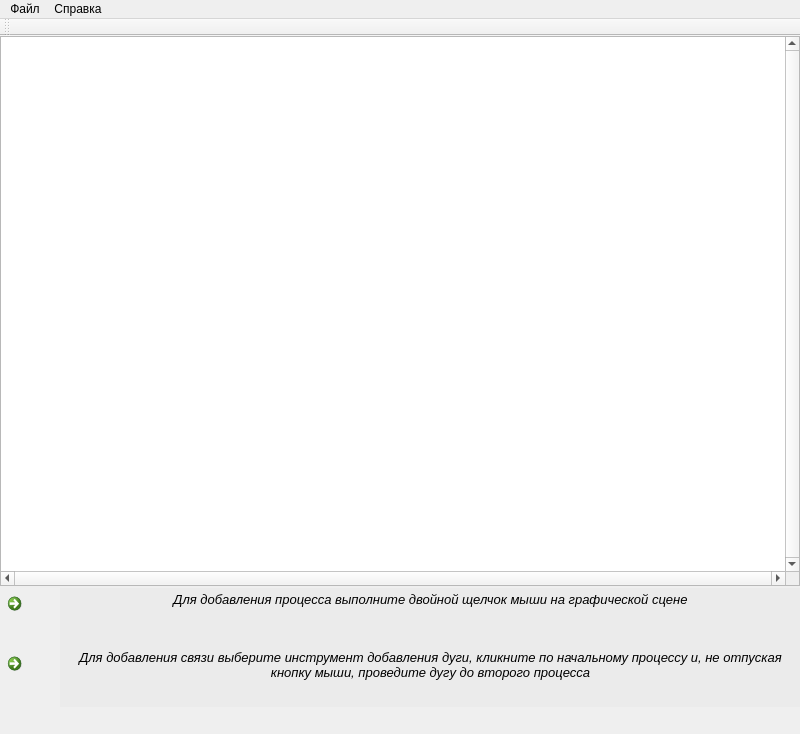
<?xml version="1.0" encoding="UTF-8"?>
<ui version="4.0">
 <class>MainWindow</class>
 <widget class="QMainWindow" name="MainWindow">
  <property name="geometry">
   <rect>
    <x>0</x>
    <y>0</y>
    <width>800</width>
    <height>734</height>
   </rect>
  </property>
  <property name="sizePolicy">
   <sizepolicy hsizetype="Fixed" vsizetype="Fixed">
    <horstretch>0</horstretch>
    <verstretch>0</verstretch>
   </sizepolicy>
  </property>
  <property name="minimumSize">
   <size>
    <width>800</width>
    <height>734</height>
   </size>
  </property>
  <property name="maximumSize">
   <size>
    <width>800</width>
    <height>734</height>
   </size>
  </property>
  <property name="baseSize">
   <size>
    <width>800</width>
    <height>600</height>
   </size>
  </property>
  <property name="windowTitle">
   <string>Диспетчер распараллеливания процессов</string>
  </property>
  <property name="windowIcon">
   <iconset resource="resource.qrc">
    <normaloff>:/images/icon.png</normaloff>:/images/icon.png</iconset>
  </property>
  <widget class="QWidget" name="centralWidget">
   <widget class="QGraphicsView" name="graphicsView">
    <property name="geometry">
     <rect>
      <x>0</x>
      <y>0</y>
      <width>800</width>
      <height>550</height>
     </rect>
    </property>
    <property name="sizePolicy">
     <sizepolicy hsizetype="Expanding" vsizetype="Expanding">
      <horstretch>0</horstretch>
      <verstretch>0</verstretch>
     </sizepolicy>
    </property>
    <property name="mouseTracking">
     <bool>false</bool>
    </property>
    <property name="frameShape">
     <enum>QFrame::StyledPanel</enum>
    </property>
    <property name="verticalScrollBarPolicy">
     <enum>Qt::ScrollBarAlwaysOn</enum>
    </property>
    <property name="horizontalScrollBarPolicy">
     <enum>Qt::ScrollBarAlwaysOn</enum>
    </property>
    <property name="resizeAnchor">
     <enum>QGraphicsView::AnchorViewCenter</enum>
    </property>
   </widget>
   <widget class="QCommandLinkButton" name="commandLinkButton">
    <property name="enabled">
     <bool>true</bool>
    </property>
    <property name="geometry">
     <rect>
      <x>0</x>
      <y>550</y>
      <width>61</width>
      <height>61</height>
     </rect>
    </property>
    <property name="text">
     <string/>
    </property>
    <property name="icon">
     <iconset resource="resource.qrc">
      <normaloff>:/images/mousedbl.png</normaloff>:/images/mousedbl.png</iconset>
    </property>
    <property name="iconSize">
     <size>
      <width>50</width>
      <height>50</height>
     </size>
    </property>
   </widget>
   <widget class="QCommandLinkButton" name="commandLinkButton_2">
    <property name="geometry">
     <rect>
      <x>0</x>
      <y>610</y>
      <width>61</width>
      <height>61</height>
     </rect>
    </property>
    <property name="maximumSize">
     <size>
      <width>800</width>
      <height>16777215</height>
     </size>
    </property>
    <property name="text">
     <string/>
    </property>
    <property name="icon">
     <iconset resource="resource.qrc">
      <normaloff>:/images/mousemove.png</normaloff>:/images/mousemove.png</iconset>
    </property>
    <property name="iconSize">
     <size>
      <width>50</width>
      <height>50</height>
     </size>
    </property>
   </widget>
   <widget class="QTextEdit" name="textEdit">
    <property name="enabled">
     <bool>true</bool>
    </property>
    <property name="geometry">
     <rect>
      <x>60</x>
      <y>610</y>
      <width>741</width>
      <height>61</height>
     </rect>
    </property>
    <property name="styleSheet">
     <string notr="true">background-color: rgb(235, 235, 235);</string>
    </property>
    <property name="frameShape">
     <enum>QFrame::NoFrame</enum>
    </property>
    <property name="frameShadow">
     <enum>QFrame::Plain</enum>
    </property>
    <property name="undoRedoEnabled">
     <bool>false</bool>
    </property>
    <property name="html">
     <string>&lt;!DOCTYPE HTML PUBLIC &quot;-//W3C//DTD HTML 4.0//EN&quot; &quot;http://www.w3.org/TR/REC-html40/strict.dtd&quot;&gt;
&lt;html&gt;&lt;head&gt;&lt;meta name=&quot;qrichtext&quot; content=&quot;1&quot; /&gt;&lt;style type=&quot;text/css&quot;&gt;
p, li { white-space: pre-wrap; }
&lt;/style&gt;&lt;/head&gt;&lt;body style=&quot; font-family:'MS Shell Dlg 2'; font-size:8.25pt; font-weight:400; font-style:normal;&quot;&gt;
&lt;p align=&quot;center&quot; style=&quot; margin-top:0px; margin-bottom:0px; margin-left:0px; margin-right:0px; -qt-block-indent:0; text-indent:0px;&quot;&gt;&lt;span style=&quot; font-size:10pt; font-style:italic;&quot;&gt;Для добавления связи выберите инструмент добавления дуги, кликните по начальному процессу и, не отпуская кнопку мыши, проведите дугу до второго процесса&lt;/span&gt;&lt;/p&gt;&lt;/body&gt;&lt;/html&gt;</string>
    </property>
    <property name="acceptRichText">
     <bool>false</bool>
    </property>
    <property name="cursorWidth">
     <number>0</number>
    </property>
    <property name="textInteractionFlags">
     <set>Qt::NoTextInteraction</set>
    </property>
   </widget>
   <widget class="QTextEdit" name="textEdit_2">
    <property name="enabled">
     <bool>true</bool>
    </property>
    <property name="geometry">
     <rect>
      <x>60</x>
      <y>552</y>
      <width>741</width>
      <height>61</height>
     </rect>
    </property>
    <property name="styleSheet">
     <string notr="true">background-color: rgb(235, 235, 235);</string>
    </property>
    <property name="frameShape">
     <enum>QFrame::NoFrame</enum>
    </property>
    <property name="frameShadow">
     <enum>QFrame::Plain</enum>
    </property>
    <property name="undoRedoEnabled">
     <bool>false</bool>
    </property>
    <property name="html">
     <string>&lt;!DOCTYPE HTML PUBLIC &quot;-//W3C//DTD HTML 4.0//EN&quot; &quot;http://www.w3.org/TR/REC-html40/strict.dtd&quot;&gt;
&lt;html&gt;&lt;head&gt;&lt;meta name=&quot;qrichtext&quot; content=&quot;1&quot; /&gt;&lt;style type=&quot;text/css&quot;&gt;
p, li { white-space: pre-wrap; }
&lt;/style&gt;&lt;/head&gt;&lt;body style=&quot; font-family:'MS Shell Dlg 2'; font-size:8.25pt; font-weight:400; font-style:normal;&quot;&gt;
&lt;p align=&quot;center&quot; style=&quot; margin-top:0px; margin-bottom:0px; margin-left:0px; margin-right:0px; -qt-block-indent:0; text-indent:0px;&quot;&gt;&lt;span style=&quot; font-size:10pt; font-style:italic;&quot;&gt;Для добавления процесса выполните двойной щелчок мыши на графической сцене&lt;/span&gt;&lt;/p&gt;&lt;/body&gt;&lt;/html&gt;</string>
    </property>
    <property name="acceptRichText">
     <bool>false</bool>
    </property>
    <property name="cursorWidth">
     <number>0</number>
    </property>
    <property name="textInteractionFlags">
     <set>Qt::NoTextInteraction</set>
    </property>
   </widget>
  </widget>
  <widget class="QMenuBar" name="menuBar">
   <property name="geometry">
    <rect>
     <x>0</x>
     <y>0</y>
     <width>800</width>
     <height>21</height>
    </rect>
   </property>
   <widget class="QMenu" name="menu">
    <property name="title">
     <string>Файл</string>
    </property>
    <addaction name="newAction"/>
    <addaction name="loadAction"/>
    <addaction name="saveAction"/>
    <addaction name="saveAsAction"/>
    <addaction name="separator"/>
    <addaction name="exitAction"/>
   </widget>
   <widget class="QMenu" name="menu_2">
    <property name="title">
     <string>Справка</string>
    </property>
    <addaction name="aboutAction"/>
   </widget>
   <addaction name="menu"/>
   <addaction name="menu_2"/>
  </widget>
  <widget class="QToolBar" name="mainToolBar">
   <property name="iconSize">
    <size>
     <width>36</width>
     <height>36</height>
    </size>
   </property>
   <property name="toolButtonStyle">
    <enum>Qt::ToolButtonTextBesideIcon</enum>
   </property>
   <attribute name="toolBarArea">
    <enum>TopToolBarArea</enum>
   </attribute>
   <attribute name="toolBarBreak">
    <bool>false</bool>
   </attribute>
  </widget>
  <action name="newAction">
   <property name="icon">
    <iconset resource="resource.qrc">
     <normaloff>:/images/new.png</normaloff>:/images/new.png</iconset>
   </property>
   <property name="text">
    <string>Новый файл</string>
   </property>
   <property name="shortcut">
    <string>Ctrl+N</string>
   </property>
  </action>
  <action name="loadAction">
   <property name="icon">
    <iconset resource="resource.qrc">
     <normaloff>:/images/load.png</normaloff>:/images/load.png</iconset>
   </property>
   <property name="text">
    <string>Загрузить</string>
   </property>
   <property name="shortcut">
    <string>Ctrl+O</string>
   </property>
  </action>
  <action name="saveAction">
   <property name="icon">
    <iconset resource="resource.qrc">
     <normaloff>:/images/save.png</normaloff>:/images/save.png</iconset>
   </property>
   <property name="text">
    <string>Сохранить</string>
   </property>
   <property name="shortcut">
    <string>Ctrl+S</string>
   </property>
  </action>
  <action name="aboutAction">
   <property name="icon">
    <iconset resource="resource.qrc">
     <normaloff>:/images/about.png</normaloff>:/images/about.png</iconset>
   </property>
   <property name="text">
    <string>О программе</string>
   </property>
   <property name="shortcut">
    <string>F1</string>
   </property>
  </action>
  <action name="exitAction">
   <property name="text">
    <string>Выход</string>
   </property>
  </action>
  <action name="saveAsAction">
   <property name="icon">
    <iconset resource="resource.qrc">
     <normaloff>:/images/save_as.png</normaloff>:/images/save_as.png</iconset>
   </property>
   <property name="text">
    <string>Сохранить как</string>
   </property>
  </action>
 </widget>
 <layoutdefault spacing="6" margin="11"/>
 <resources>
  <include location="resource.qrc"/>
 </resources>
 <connections/>
</ui>
